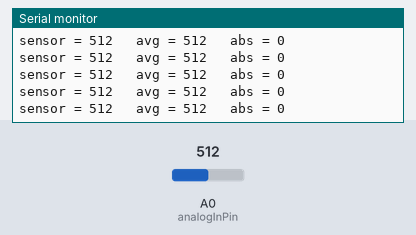
Recording of a sketch running on a simulated Arduino Uno, built with avr-gcc and run on an emulated ATmega328P. On the bench: the last lines printed to the serial monitor. Inputs (shaded band) come from the test bench; at power-on: A0 (analogInPin) = 512.

Above: at 1.2 s.
1.3 s: A0 (analogInPin) set to 716
At 1.46 s:
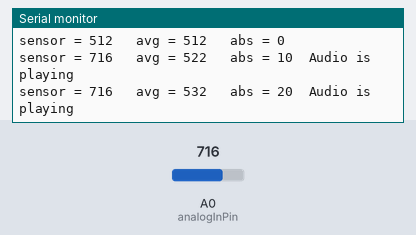
4.3 s: A0 (analogInPin) set to 511
At 4.32 s:
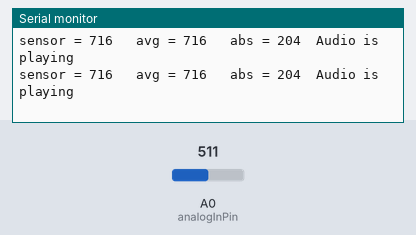
7.3 s: A0 (analogInPin) set to 306
At 7.32 s:
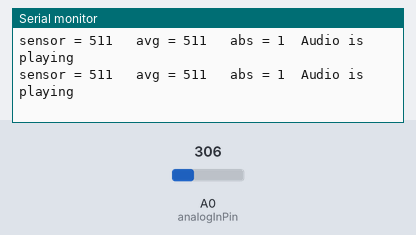
10.3 s: A0 (analogInPin) set to 10
At 10.34 s:
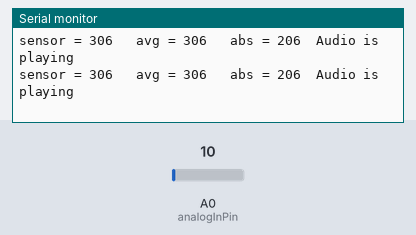
13.3 s: A0 (analogInPin) set to 122
At 13.33 s:
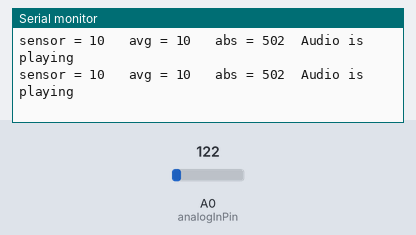
16.3 s: A0 (analogInPin) set to 0
At 16.34 s:
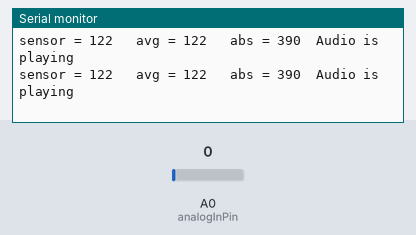
Timing chart, 0 to 19.3 s (numbered marks = the images above; inputs shaded):
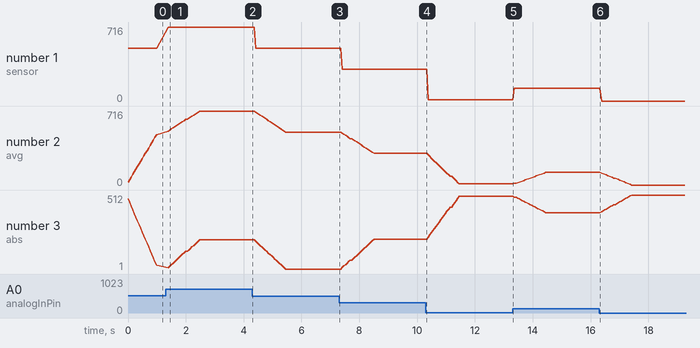

The sketch:

IsAudioPlaying.ino
```cpp
/**
 * Find out if any audio is playing on a Line level cable
 *
 * A very simple way to find out if any audio is currently
 * playing, by reading the voltage from the cable. Line level
 * audio signals are much lower than 5V, so turn up the volume.
 *
 * Connect Ground and 1 Stero channel to the Arduino's GND and A0 pins.
 */

// These constants won't change.  They're used to give names
// to the pins used:
const int analogInPin = A0;

int sensorValue = 0;
int sum;
int average;

int buffer[20];
int bufferPosition = 0;

void setup() {
  Serial.begin(9600);
}

void loop() {
  // read the analog in value:
  sensorValue = analogRead(analogInPin);

  // Write the current value into the current
  // ring buffer position
  buffer[bufferPosition] = sensorValue;

  bufferPosition++;
  if (bufferPosition > 20) bufferPosition = 0;

  // Calculate the average from the last 20 readings
  sum = 0;
  for (int i = 0; i < 20; i++) {
    sum += buffer[i];
  }
  average = sum / 20;

  // print the results to the serial monitor:
  Serial.print("sensor = " );
  Serial.print(sensorValue);
  Serial.print("\t avg = ");
  Serial.print(average);
  Serial.print("\t abs = ");
  Serial.print(abs(512-average));
  if (abs(512-average) > 0) {
    Serial.print("\tAudio is playing");
  }
  Serial.println();

  // wait 2 milliseconds before the next loop
  // for the analog-to-digital converter to settle
  // after the last reading:
  delay(2);
}
```

Measured:
- after the input at 1.3 s, the serial monitor: prints a new line after 0.10 s (image 1)
- plotted number 1: 512 → 716 after the input at 1.3 s, 716 → 511 after the input at 4.3 s, 511 → 306 after the input at 7.3 s, 306 → 10 after the input at 10.3 s, 10 → 122 after the input at 13.3 s
- plotted number 2: 486 → 716 after the input at 1.3 s, 716 → 511 after the input at 4.3 s, 511 → 306 after the input at 7.3 s, 306 → 10 after the input at 10.3 s, 10 → 122 after the input at 13.3 s
- plotted number 3: 204 → 1 after the input at 4.3 s, 1 → 206 after the input at 7.3 s, 206 → 502 after the input at 10.3 s, 502 → 390 after the input at 13.3 s, 390 → 512 after the input at 16.3 s
